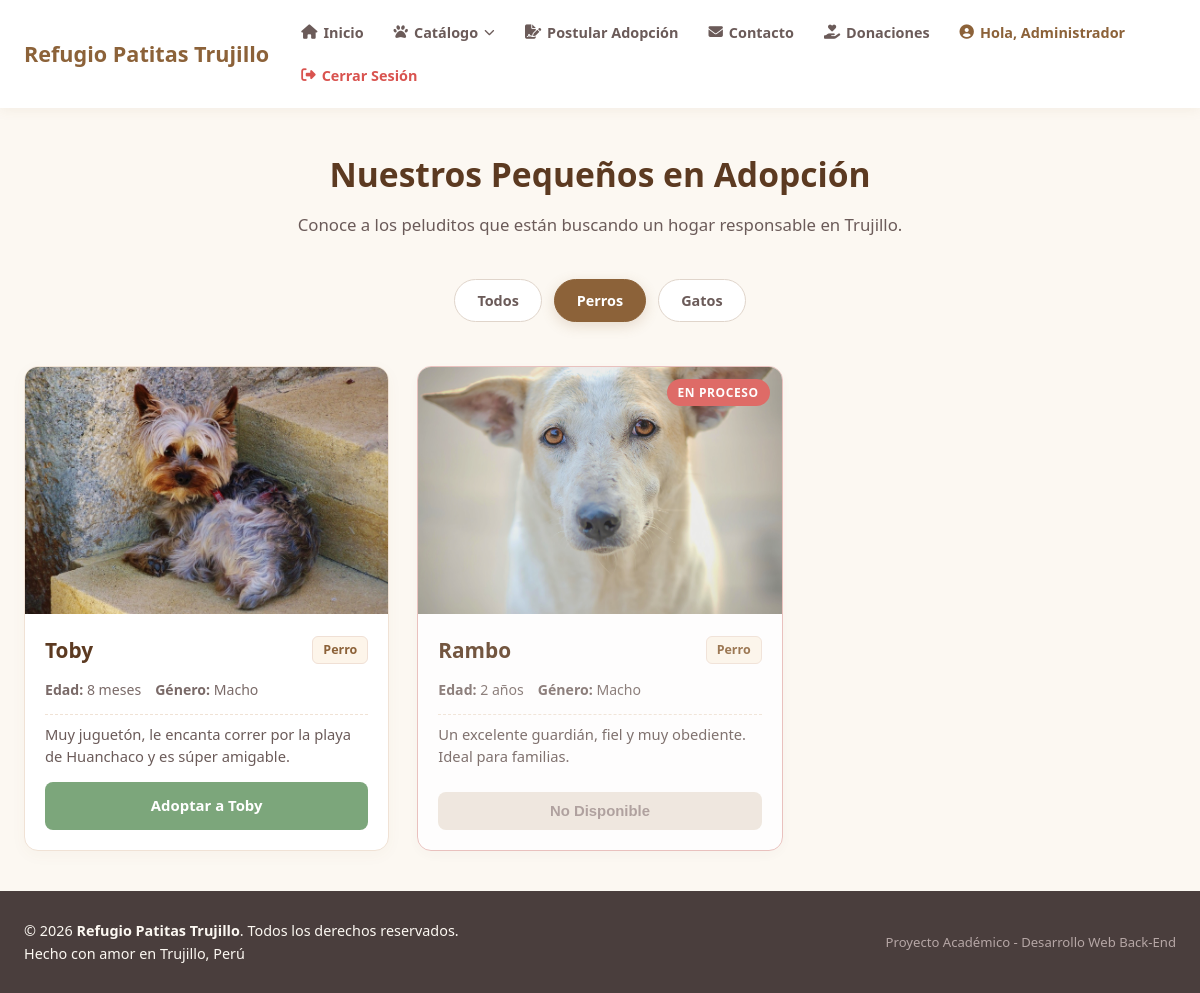
The app's page /views/catalogo.php?especie=Perro (signed in) with its own data.
### tables this page shows
CREATE TABLE IF NOT EXISTS `mascotas` (
    `id`          INT          AUTO_INCREMENT PRIMARY KEY,
    `nombre`      VARCHAR(50)  NOT NULL,
    `especie`     ENUM('Perro', 'Gato', 'Otro') NOT NULL,
    `edad`        VARCHAR(30)  NOT NULL,
    `genero`      ENUM('Macho', 'Hembra') NOT NULL,
    `descripcion` TEXT         NOT NULL,
    `imagen`      VARCHAR(150) NOT NULL,                    
    `disponible`  TINYINT(1)   NOT NULL DEFAULT 1,          
    `created_at`  TIMESTAMP    DEFAULT CURRENT_TIMESTAMP,
    INDEX `idx_especie`    (`especie`),                     
    INDEX `idx_disponible` (`disponible`)
);

### views/catalogo.php (the view)
<?php
include '../includes/header.php';
$especie_filtrada = isset($_GET['especie']) ? trim($_GET['especie']) : '';
try {
    if ($especie_filtrada === 'Perro' || $especie_filtrada === 'Gato') {
        $sql = "SELECT * FROM mascotas WHERE especie = :especie ORDER BY id ASC";
        $stmt = $pdo->prepare($sql);
        $stmt->execute([':especie' => $especie_filtrada]);
    } else {
        $sql = "SELECT * FROM mascotas ORDER BY id ASC";
        $stmt = $pdo->query($sql);
    }
    $mascotas = $stmt->fetchAll();
} catch (\PDOException $e) {
    error_log("Error al consultar mascotas: " . $e->getMessage());
    $mascotas = [];
}
?>
<main class="main-content">
    <section class="catalogo-section">
        <div class="catalogo-header">
            <h2>Nuestros Pequeños en Adopción</h2>
            <p>Conoce a los peluditos que están buscando un hogar responsable en Trujillo.</p>
        </div>
        <div class="filtros-catalogo">
            <a href="catalogo.php" class="btn-filtro <?php echo empty($especie_filtrada) ? 'activo' : ''; ?>">Todos</a>
            <a href="catalogo.php?especie=Perro" class="btn-filtro <?php echo $especie_filtrada === 'Perro' ? 'activo' : ''; ?>">Perros</a>
            <a href="catalogo.php?especie=Gato" class="btn-filtro <?php echo $especie_filtrada === 'Gato' ? 'activo' : ''; ?>">Gatos</a>
        </div>
        <div class="contenedor-catalogo">
            <?php foreach ($mascotas as $mascota): ?>
                <div class="tarjeta-mascota <?php echo !$mascota['disponible'] ? 'en-proceso' : ''; ?>">
                    <div class="mascota-img-container">
                        <img src="<?php echo BASE_URL; ?>public-assets/img/mascotas/<?php echo $mascota['imagen']; ?>" alt="<?php echo $mascota['nombre']; ?>" class="mascota-img">
                        <?php if (!$mascota['disponible']): ?>
                            <span class="badge-estado">En Proceso</span>
                        <?php endif; ?>
                    </div>
                    <div class="mascota-info">
                        <div class="mascota-header-tarjeta">
                            <h3><?php echo $mascota['nombre']; ?></h3>
                            <span class="especie-tag"><?php echo $mascota['especie']; ?></span>
                        </div>
                        <ul class="mascota-detalles-lista">
                            <li><strong>Edad:</strong> <?php echo $mascota['edad']; ?></li>
                            <li><strong>Género:</strong> <?php echo $mascota['genero']; ?></li>
                        </ul>
                        <p class="mascota-descripcion"><?php echo $mascota['descripcion']; ?></p>
                        <div class="mascota-accion">
                            <?php if ($mascota['disponible']): ?>
                                <a href="<?php echo BASE_URL; ?>views/formulario.php?mascota=<?php echo urlencode($mascota['nombre']); ?>" class="btn btn-secondary btn-adoptar">Adoptar a <?php echo $mascota['nombre']; ?></a>
                            <?php else: ?>
                                <button class="btn btn-disabled" disabled>No Disponible</button>
                            <?php endif; ?>
                        </div>
                    </div>
                </div>
            <?php endforeach; ?>
        </div>
    </section>
</main>
<?php
include '../includes/footer.php';
?>

### public-assets/css/globales.css (style rules this page uses)
*, *::before, *::after { margin: 0; padding: 0; box-sizing: border-box; }
body { font-family: 'Segoe UI', Tahoma, Geneva, Verdana, sans-serif; background-color: #fcf8f2; color: #4a3e3d; line-height: 1.6; display: flex; flex-direction: column; min-height: 100vh; }
a { text-decoration: none; color: inherit; }
ul { list-style: none; }
img { display: block; max-width: 100%; }
.main-content { flex: 1; }
.btn { display: inline-block; padding: 12px 26px; border-radius: 8px; font-weight: 600; font-size: 0.95rem; border: none; cursor: pointer; transition: background-color 0.25s ease, transform 0.2s ease, box-shadow 0.25s ease; }
.btn-secondary { background-color: #7ca67b; color: #ffffff; }

### public-assets/css/index.css (style rules this page uses)
.main-content { max-width: 1200px; margin: 0 auto; padding: 40px 24px; width: 100%; }

### public-assets/css/catalogo.css (style rules this page uses)
.catalogo-header { text-align: center; margin-bottom: 40px; }
.catalogo-header h2 { font-size: 2.1rem; color: #5c3a21; margin-bottom: 10px; display: flex; align-items: center; justify-content: center; gap: 12px; }
.catalogo-header p { color: #6b5b59; font-size: 1.05rem; line-height: 1.6; }
.filtros-catalogo { display: flex; justify-content: center; gap: 12px; margin-bottom: 44px; flex-wrap: wrap; }
.btn-filtro { background-color: #ffffff; color: #6b5b59; padding: 9px 22px; border-radius: 25px; font-weight: 600; font-size: 0.9rem; border: 1.5px solid #e0d5cb; transition: color 0.25s ease, border-color 0.25s ease, background-color 0.25s ease, box-shadow 0.25s ease; cursor: pointer; display: inline-flex; align-items: center; gap: 7px; }
.btn-filtro.activo { background-color: #8c6239; color: #ffffff; border-color: #8c6239; box-shadow: 0 4px 14px rgba(140, 98, 57, 0.2); }
.contenedor-catalogo { display: grid; grid-template-columns: repeat(auto-fill, minmax(270px, 1fr)); gap: 28px; width: 100%; }
.tarjeta-mascota { background-color: #ffffff; border-radius: 14px; border: 1px solid #f0e2d5; box-shadow: 0 4px 16px rgba(140, 98, 57, 0.04); overflow: hidden; display: flex; flex-direction: column; transition: transform 0.3s ease, box-shadow 0.3s ease; }
.tarjeta-mascota.en-proceso { border-color: #e6b8b6; opacity: 0.85; }
.mascota-img-container { position: relative; width: 100%; padding-top: 68%; background-color: #f5ede3; overflow: hidden; }
.mascota-img { position: absolute; top: 0; left: 0; width: 100%; height: 100%; object-fit: cover; transition: transform 0.4s ease; }
.badge-estado { position: absolute; top: 12px; right: 12px; background-color: #d9534f; color: #ffffff; padding: 4px 11px; border-radius: 20px; font-size: 0.75rem; font-weight: 700; text-transform: uppercase; letter-spacing: 0.05em; }
.mascota-info { padding: 20px; display: flex; flex-direction: column; flex-grow: 1; gap: 8px; }
.mascota-header-tarjeta { display: flex; justify-content: space-between; align-items: center; margin-bottom: 4px; }
.mascota-header-tarjeta h3 { font-size: 1.3rem; color: #5c3a21; font-weight: 700; }
.especie-tag { background-color: #fdf5ea; color: #8c6239; padding: 3px 10px; border-radius: 6px; font-size: 0.78rem; font-weight: 600; border: 1px solid #f0e0d5; display: inline-flex; align-items: center; gap: 4px; }
.mascota-detalles-lista { display: flex; gap: 14px; flex-wrap: wrap; font-size: 0.88rem; color: #7a6a68; padding-bottom: 12px; border-bottom: 1px dashed #f0e2d5; }
.mascota-descripcion { font-size: 0.92rem; color: #6b5b59; flex-grow: 1; line-height: 1.55; }
.btn-adoptar { width: 100%; text-align: center; font-size: 0.93rem; margin-top: 6px; }
.btn-disabled { display: block; width: 100%; padding: 11px; background-color: #ede5dc; color: #a39391; border-radius: 8px; text-align: center; font-size: 0.93rem; font-weight: 600; cursor: not-allowed; margin-top: 6px; }

### records on screen
mascotas: imagen (picture), nombre "Toby", especie "Perro", edad "8 meses", genero "Macho", descripcion "Muy juguetón, le encanta correr por la playa de Huanchaco y es súper amigable."
mascotas: imagen (picture), disponible "EN PROCESO", nombre "Rambo", especie "Perro", edad "2 años", genero "Macho", descripcion "Un excelente guardián, fiel y muy obediente. Ideal para familias."

### other values on screen
SITE_NAME "Refugio Patitas Trujillo"
$_SESSION['usuario'] "Administrador"
